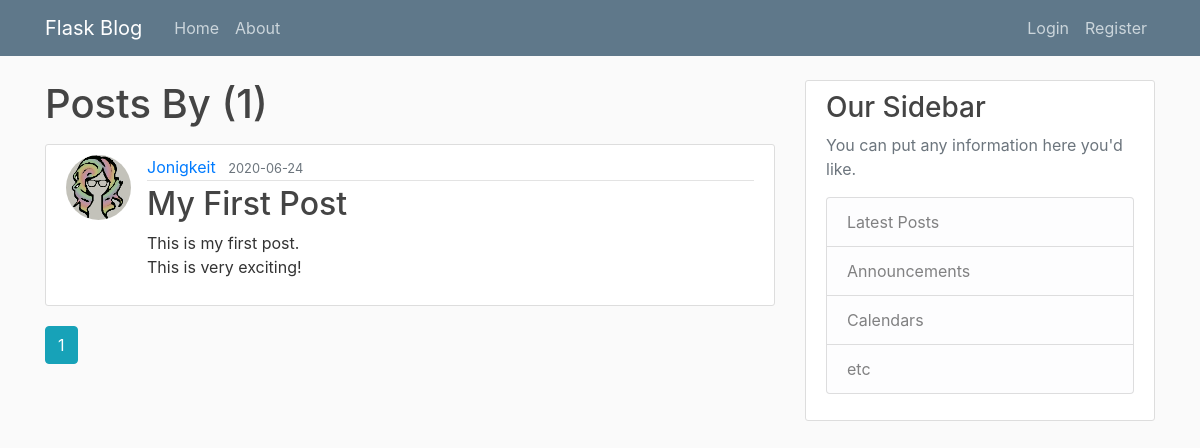
Before: /user/Jonigkeit with the older database file.
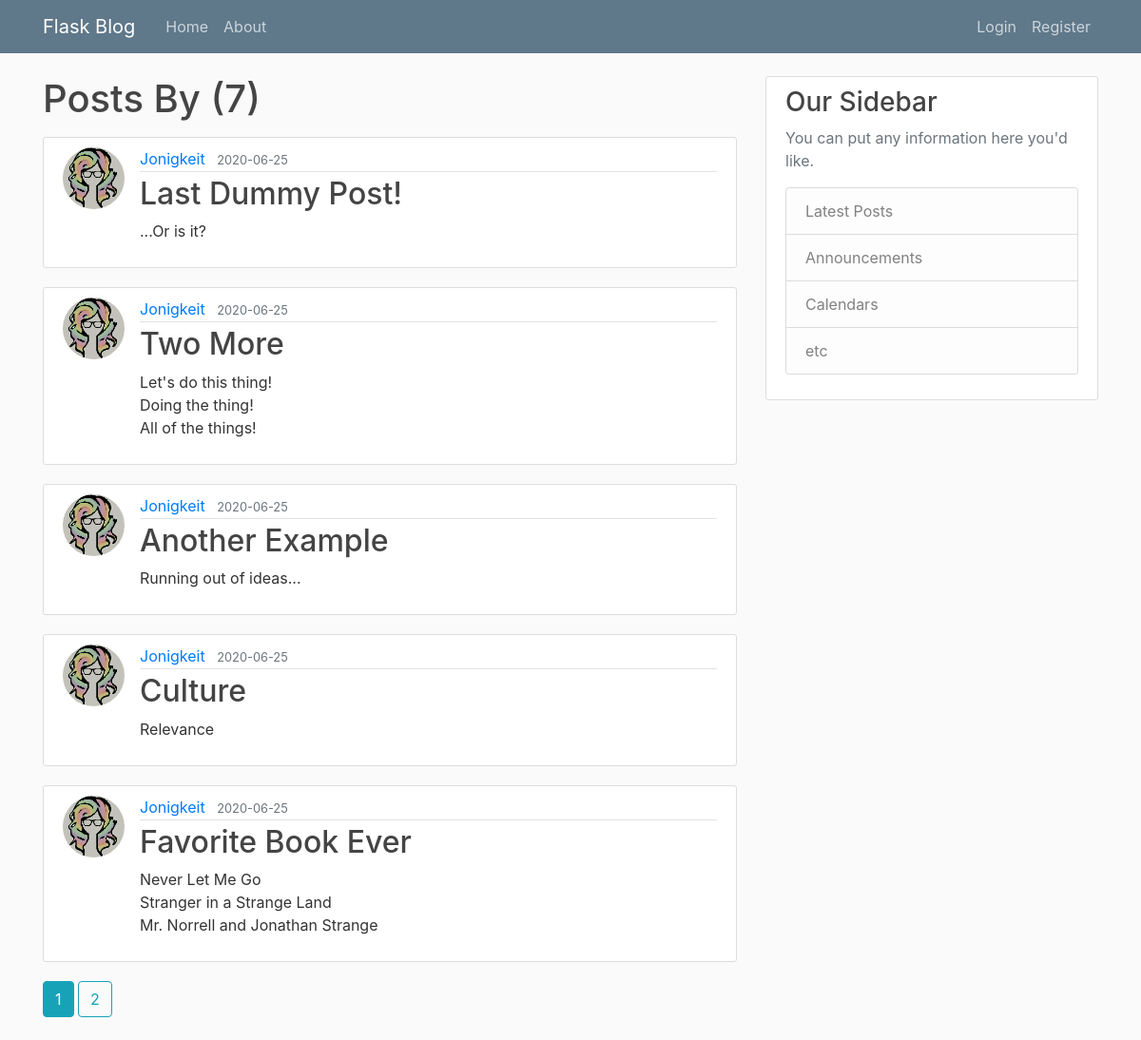
After: the same page with the newer database file.
### flask_blog/models.py (models this page shows, shortened)
class Post(db.Model):
    id = db.Column(db.Integer, primary_key=True)
    title = db.Column(db.String(100), unique=True, nullable=False)
    date_posted = db.Column(db.DateTime, nullable=False,
                             default=datetime.utcnow)
    content = db.Column(db.Text, nullable=False)
    user_id = db.Column(db.Integer, db.ForeignKey('user.id'), nullable=False)

class User(db.Model, UserMixin):
    id = db.Column(db.Integer, primary_key=True)
    username = db.Column(db.String(20), unique=True, nullable=False)
    email = db.Column(db.String(120), unique=True, nullable=False)
    image_file = db.Column(db.String(20), nullable=False,
                            default='default.jpg')
    password = db.Column(db.String(60), nullable=False)
    posts = db.relationship('Post', backref='author', lazy=True)

### flask_blog/routes.py (the view)
@app.route("/user/<string:username>")
def user_post(username):
    page = request.args.get('page', 1, type=int)
    user = User.query.filter_by(username=username).first_or_404()
    posts = Post.query.filter_by(author=user)\
        .order_by(Post.date_posted.desc())\
        .paginate(page=page, per_page=5)
    return render_template('user_post.html', posts=posts, user=user)

### flask_blog/templates/user_post.html (shortened to what this page needs)
{% extends "layout.html" %}
{% block content %}
<h1 class='mb-3'>Posts By {{ user.uername }} ({{ posts.total }})</h1>
    {% for post in posts.items %}
        <article class="media content-section">
            <img class="rounded-circle article-img" src="{{ url_for('static', filename='profile_pics/' + post.author.image_file) }}">
            <div class="media-body">
            <div class="article-metadata">
                <a class="mr-2" href="{{ url_for('user_post', username=post.author.username) }}">{{ post.author.username }}</a>
                <small class="text-muted">{{ post.date_posted.strftime('%Y-%m-%d') }}</small>
            </div>
            <h2><a class="article-title" href="{{ url_for('post', post_id=post.id) }}">{{ post.title }}</a></h2>
            <p class="article-content">{{ post.content }}</p>
            </div>
        </article>
    {% endfor %}
    {% for page_num in posts.iter_pages(left_edge=1, right_edge=1, left_current=1, right_current=2) %}
        {% if page_num %}
            {% if posts.page == page_num %}
            <a class="btn btn-info mb-4" href="{{ url_for('user_post', username=user.username, page=page_num) }}">{{ page_num }}</a>
                {% else %}
                <a class="btn btn-outline-info mb-4" href="{{ url_for('user_post', username=user.username, page=page_num) }}">{{ page_num }}</a>
                {% endif %}
        {% endif %}
    {% endfor %}
{% endblock content %}

### flask_blog/templates/layout.html (shortened to what this page needs)
<!DOCTYPE html>
 <html class="no-js">
    <head>
    <link rel="stylesheet" href="https://stackpath.bootstrapcdn.com/bootstrap/4.3.1/css/bootstrap.min.css">
    <link rel="stylesheet" type="text/css" href="{{ url_for('static', filename = 'main.css') }}">
    </head>
    <body>
        <header class="site-header">
            <nav class="navbar navbar-expand-md navbar-dark bg-steel fixed-top">
              <div class="container">
                <a class="navbar-brand mr-4" href="{{ url_for('home') }}">Flask Blog</a>
                <div class="collapse navbar-collapse" id="navbarToggle">
                  <div class="navbar-nav mr-auto">
                    <a class="nav-item nav-link" href="{{ url_for('home') }}">Home</a>
                    <a class="nav-item nav-link" href="{{ url_for('about') }}">About</a>
                  </div>
                  <div class="navbar-nav">
                    {% if current_user.is_authenticated %}
                      <a class="nav-item nav-link" href="{{ url_for('account') }}">Account</a>
                      <a class="nav-item nav-link" href="{{ url_for('logout') }}">Logout</a>
                      <a class="nav-item nav-link" href="{{ url_for('create_post') }}">New Post</a>
                    {% else %}
                      <a class="nav-item nav-link" href="{{ url_for('login') }}">Login</a>
                      <a class="nav-item nav-link" href="{{ url_for('register') }}">Register</a>
                    {% endif %}
                    </div>
                </div>
              </div>
            </nav>
          </header>
        <main role="main" class="container">
            <div class="row">
                <div class="col-md-8">
                {% block content %}{% endblock %}
                </div>
                <div class="col-md-4">
                <div class="content-section">
                    <h3>Our Sidebar</h3>
                    <p class='text-muted'>You can put any information here you'd like.
                    <ul class="list-group">
                        <li class="list-group-item list-group-item-light">Latest Posts</li>
                        <li class="list-group-item list-group-item-light">Announcements</li>
                        <li class="list-group-item list-group-item-light">Calendars</li>
                        <li class="list-group-item list-group-item-light">etc</li>
                    </ul>
                    </p>
                </div>
                </div>
            </div>
        </main>
    </body>
</html>

### flask_blog/static/main.css (style rules this page uses)
body { background: #fafafa; color: #333333; margin-top: 5rem; }
h1, h2, h3, h4, h5, h6 { color: #444444; }
.bg-steel { background-color: #5f788a; }
.site-header .navbar-nav .nav-link { color: #cbd5db; }
.content-section { background: #ffffff; padding: 10px 20px; border: 1px solid #dddddd; border-radius: 3px; margin-bottom: 20px; }
.article-title { color: #444444; }
.article-content { white-space: pre-line; }
.article-img { height: 65px; width: 65px; margin-right: 16px; }
.article-metadata { padding-bottom: 1px; margin-bottom: 4px; border-bottom: 1px solid #e3e3e3 }

Changed rows visible on the page:
no longer on this page (row unchanged): Post: image_file (picture), author.username "Jonigkeit", date_posted "2020-06-24", title "My First Post", content "This is my first post. This is very exciting!"
added Post: image_file (picture), author.username "Jonigkeit", date_posted "2020-06-25", title "Last Dummy Post!", content "...Or is it?"
added Post: image_file (picture), author.username "Jonigkeit", date_posted "2020-06-25", title "Two More", content "Let's do this thing! Doing the thing! All of the things!"
added Post: image_file (picture), author.username "Jonigkeit", date_posted "2020-06-25", title "Another Example", content "Running out of ideas..."
added Post: image_file (picture), author.username "Jonigkeit", date_posted "2020-06-25", title "Culture", content "Relevance"
added Post: image_file (picture), author.username "Jonigkeit", date_posted "2020-06-25", title "Favorite Book Ever", content "Never Let Me Go Stranger in a Strange Land Mr. Norrell and Jonathan Strange"
Other visible differences:
{{ posts.total }}: "1" → "7"
new list line: "2"
